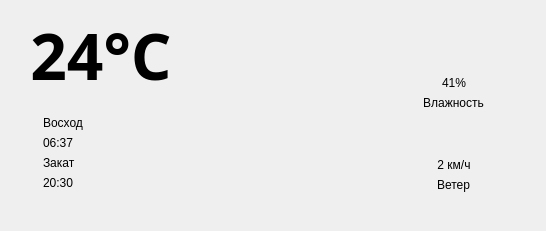
       <widget class="QWidget" name="widgetCurrent" native="true">
        <property name="minimumSize">
         <size>
          <width>546</width>
          <height>231</height>
         </size>
        </property>
        <property name="maximumSize">
         <size>
          <width>546</width>
          <height>231</height>
         </size>
        </property>
        <property name="styleSheet">
         <string notr="true"/>
        </property>
        <widget class="QWidget" name="horizontalLayoutWidget_6">
         <property name="geometry">
          <rect>
           <x>30</x>
           <y>0</y>
           <width>491</width>
           <height>231</height>
          </rect>
         </property>
         <layout class="QHBoxLayout" name="horizontalLayout_6">
          <item>
           <layout class="QVBoxLayout" name="verticalLayout_2">
            <item>
             <spacer name="verticalSpacer_7">
              <property name="orientation">
               <enum>Qt::Vertical</enum>
              </property>
              <property name="sizeType">
               <enum>QSizePolicy::Fixed</enum>
              </property>
              <property name="sizeHint" stdset="0">
               <size>
                <width>20</width>
                <height>20</height>
               </size>
              </property>
             </spacer>
            </item>
            <item>
             <widget class="QLabel" name="currentTempLabel">
              <property name="minimumSize">
               <size>
                <width>0</width>
                <height>70</height>
               </size>
              </property>
              <property name="maximumSize">
               <size>
                <width>16777215</width>
                <height>70</height>
               </size>
              </property>
              <property name="font">
               <font>
                <family>Segoe UI Semibold</family>
                <pointsize>48</pointsize>
                <bold>true</bold>
               </font>
              </property>
              <property name="text">
               <string>24°C</string>
              </property>
              <property name="alignment">
               <set>Qt::AlignCenter</set>
              </property>
             </widget>
            </item>
            <item>
             <spacer name="verticalSpacer_3">
              <property name="orientation">
               <enum>Qt::Vertical</enum>
              </property>
              <property name="sizeType">
               <enum>QSizePolicy::Fixed</enum>
              </property>
              <property name="sizeHint" stdset="0">
               <size>
                <width>20</width>
                <height>20</height>
               </size>
              </property>
             </spacer>
            </item>
            <item>
             <layout class="QHBoxLayout" name="horizontalLayout_3">
              <item>
               <widget class="QLabel" name="sunriseImg">
                <property name="text">
                 <string/>
                </property>
                <property name="pixmap">
                 <pixmap resource="resources.qrc">:/resources/images/sunrise.png</pixmap>
                </property>
                <property name="alignment">
                 <set>Qt::AlignLeading|Qt::AlignLeft|Qt::AlignVCenter</set>
                </property>
               </widget>
              </item>
              <item>
               <layout class="QVBoxLayout" name="verticalLayout_4">
                <item>
                 <widget class="QLabel" name="currentSunriseTimeLabel">
                  <property name="text">
                   <string>Восход</string>
                  </property>
                  <property name="alignment">
                   <set>Qt::AlignLeading|Qt::AlignLeft|Qt::AlignVCenter</set>
                  </property>
                 </widget>
                </item>
                <item>
                 <widget class="QLabel" name="currentSunriseTimeValueLabel">
                  <property name="text">
                   <string>06:37</string>
                  </property>
                  <property name="alignment">
                   <set>Qt::AlignLeading|Qt::AlignLeft|Qt::AlignVCenter</set>
                  </property>
                 </widget>
                </item>
               </layout>
              </item>
              <item>
               <spacer name="horizontalSpacer_51">
                <property name="orientation">
                 <enum>Qt::Horizontal</enum>
                </property>
                <property name="sizeHint" stdset="0">
                 <size>
                  <width>5</width>
                  <height>20</height>
                 </size>
                </property>
               </spacer>
              </item>
             </layout>
            </item>
            <item>
             <layout class="QHBoxLayout" name="horizontalLayout">
              <item>
               <widget class="QLabel" name="sunsetImg">
                <property name="autoFillBackground">
                 <bool>false</bool>
                </property>
                <property name="text">
                 <string/>
                </property>
                <property name="pixmap">
                 <pixmap resource="resources.qrc">:/resources/images/sunset.png</pixmap>
                </property>
                <property name="alignment">
                 <set>Qt::AlignLeading|Qt::AlignLeft|Qt::AlignVCenter</set>
                </property>
               </widget>
              </item>
              <item>
               <layout class="QVBoxLayout" name="verticalLayout_3">
                <item>
                 <widget class="QLabel" name="currentSunsetTimeLabel">
                  <property name="text">
                   <string>Закат</string>
                  </property>
                  <property name="alignment">
                   <set>Qt::AlignLeading|Qt::AlignLeft|Qt::AlignVCenter</set>
                  </property>
                 </widget>
                </item>
                <item>
                 <widget class="QLabel" name="currentSunsetTimeValueLabel">
                  <property name="text">
                   <string>20:30</string>
                  </property>
                  <property name="alignment">
                   <set>Qt::AlignLeading|Qt::AlignLeft|Qt::AlignVCenter</set>
                  </property>
                 </widget>
                </item>
               </layout>
              </item>
              <item>
               <spacer name="horizontalSpacer_52">
                <property name="orientation">
                 <enum>Qt::Horizontal</enum>
                </property>
                <property name="sizeHint" stdset="0">
                 <size>
                  <width>5</width>
                  <height>20</height>
                 </size>
                </property>
               </spacer>
              </item>
             </layout>
            </item>
            <item>
             <spacer name="verticalSpacer_6">
              <property name="orientation">
               <enum>Qt::Vertical</enum>
              </property>
              <property name="sizeType">
               <enum>QSizePolicy::Expanding</enum>
              </property>
              <property name="sizeHint" stdset="0">
               <size>
                <width>20</width>
                <height>20</height>
               </size>
              </property>
             </spacer>
            </item>
           </layout>
          </item>
          <item>
           <spacer name="horizontalSpacer_16">
            <property name="orientation">
             <enum>Qt::Horizontal</enum>
            </property>
            <property name="sizeType">
             <enum>QSizePolicy::Expanding</enum>
            </property>
            <property name="sizeHint" stdset="0">
             <size>
              <width>40</width>
              <height>20</height>
             </size>
            </property>
           </spacer>
          </item>
          <item>
           <widget class="QLabel" name="currentWeatherImg">
            <property name="minimumSize">
             <size>
              <width>135</width>
              <height>135</height>
             </size>
            </property>
            <property name="maximumSize">
             <size>
              <width>135</width>
              <height>135</height>
             </size>
            </property>
            <property name="text">
             <string/>
            </property>
            <property name="pixmap">
             <pixmap resource="resources.qrc">:/resources/images/header-sunny.png</pixmap>
            </property>
            <property name="alignment">
             <set>Qt::AlignCenter</set>
            </property>
           </widget>
          </item>
          <item>
           <spacer name="horizontalSpacer_17">
            <property name="orientation">
             <enum>Qt::Horizontal</enum>
            </property>
            <property name="sizeType">
             <enum>QSizePolicy::Expanding</enum>
            </property>
            <property name="sizeHint" stdset="0">
             <size>
              <width>40</width>
              <height>20</height>
             </size>
            </property>
           </spacer>
          </item>
          <item>
           <layout class="QVBoxLayout" name="verticalLayout_5">
            <property name="spacing">
             <number>0</number>
            </property>
            <item>
             <spacer name="verticalSpacer_4">
              <property name="orientation">
               <enum>Qt::Vertical</enum>
              </property>
              <property name="sizeType">
               <enum>QSizePolicy::Expanding</enum>
              </property>
              <property name="sizeHint" stdset="0">
               <size>
                <width>20</width>
                <height>10</height>
               </size>
              </property>
             </spacer>
            </item>
            <item>
             <layout class="QHBoxLayout" name="horizontalLayout_4">
              <item>
               <spacer name="horizontalSpacer">
                <property name="orientation">
                 <enum>Qt::Horizontal</enum>
                </property>
                <property name="sizeType">
                 <enum>QSizePolicy::Fixed</enum>
                </property>
                <property name="sizeHint" stdset="0">
                 <size>
                  <width>40</width>
                  <height>20</height>
                 </size>
                </property>
               </spacer>
              </item>
              <item>
               <widget class="QLabel" name="humidityIng">
                <property name="minimumSize">
                 <size>
                  <width>42</width>
                  <height>36</height>
                 </size>
                </property>
                <property name="maximumSize">
                 <size>
                  <width>42</width>
                  <height>36</height>
                 </size>
                </property>
                <property name="text">
                 <string/>
                </property>
                <property name="pixmap">
                 <pixmap resource="resources.qrc">:/resources/images/humidity.png</pixmap>
                </property>
                <property name="alignment">
                 <set>Qt::AlignCenter</set>
                </property>
               </widget>
              </item>
              <item>
               <spacer name="horizontalSpacer_2">
                <property name="orientation">
                 <enum>Qt::Horizontal</enum>
                </property>
                <property name="sizeType">
                 <enum>QSizePolicy::Fixed</enum>
                </property>
                <property name="sizeHint" stdset="0">
                 <size>
                  <width>40</width>
                  <height>20</height>
                 </size>
                </property>
               </spacer>
              </item>
             </layout>
            </item>
            <item>
             <layout class="QHBoxLayout" name="horizontalLayout_25">
              <item>
               <spacer name="horizontalSpacer_36">
                <property name="orientation">
                 <enum>Qt::Horizontal</enum>
                </property>
                <property name="sizeHint" stdset="0">
                 <size>
                  <width>40</width>
                  <height>20</height>
                 </size>
                </property>
               </spacer>
              </item>
              <item>
               <widget class="QLabel" name="currentHumidityValueLabel">
                <property name="text">
                 <string>41%</string>
                </property>
                <property name="alignment">
                 <set>Qt::AlignCenter</set>
                </property>
               </widget>
              </item>
              <item>
               <spacer name="horizontalSpacer_37">
                <property name="orientation">
                 <enum>Qt::Horizontal</enum>
                </property>
                <property name="sizeHint" stdset="0">
                 <size>
                  <width>40</width>
                  <height>20</height>
                 </size>
                </property>
               </spacer>
              </item>
             </layout>
            </item>
            <item>
             <layout class="QHBoxLayout" name="horizontalLayout_61">
              <item>
               <spacer name="horizontalSpacer_34">
                <property name="orientation">
                 <enum>Qt::Horizontal</enum>
                </property>
                <property name="sizeHint" stdset="0">
                 <size>
                  <width>40</width>
                  <height>20</height>
                 </size>
                </property>
               </spacer>
              </item>
              <item>
               <widget class="QLabel" name="currentHumidityLabel">
                <property name="minimumSize">
                 <size>
                  <width>0</width>
                  <height>0</height>
                 </size>
                </property>
                <property name="text">
                 <string>Влажность</string>
                </property>
                <property name="alignment">
                 <set>Qt::AlignCenter</set>
                </property>
               </widget>
              </item>
              <item>
               <spacer name="horizontalSpacer_35">
                <property name="orientation">
                 <enum>Qt::Horizontal</enum>
                </property>
                <property name="sizeHint" stdset="0">
                 <size>
                  <width>40</width>
                  <height>20</height>
                 </size>
                </property>
               </spacer>
              </item>
             </layout>
            </item>
            <item>
             <layout class="QHBoxLayout" name="horizontalLayout_5">
              <item>
               <spacer name="horizontalSpacer_3">
                <property name="orientation">
                 <enum>Qt::Horizontal</enum>
                </property>
                <property name="sizeType">
                 <enum>QSizePolicy::Fixed</enum>
                </property>
                <property name="sizeHint" stdset="0">
                 <size>
                  <width>40</width>
                  <height>20</height>
                 </size>
                </property>
               </spacer>
              </item>
              <item>
               <widget class="QLabel" name="weatherSpeedImg">
                <property name="minimumSize">
                 <size>
                  <width>42</width>
                  <height>42</height>
                 </size>
                </property>
                <property name="maximumSize">
                 <size>
                  <width>42</width>
                  <height>42</height>
                 </size>
                </property>
                <property name="text">
                 <string/>
                </property>
                <property name="pixmap">
                 <pixmap resource="resources.qrc">:/resources/images/wind.png</pixmap>
                </property>
                <property name="alignment">
                 <set>Qt::AlignCenter</set>
                </property>
               </widget>
              </item>
              <item>
               <spacer name="horizontalSpacer_4">
                <property name="orientation">
                 <enum>Qt::Horizontal</enum>
                </property>
                <property name="sizeType">
                 <enum>QSizePolicy::Fixed</enum>
                </property>
                <property name="sizeHint" stdset="0">
                 <size>
                  <width>40</width>
                  <height>20</height>
                 </size>
                </property>
               </spacer>
              </item>
             </layout>
            </item>
            <item>
             <layout class="QHBoxLayout" name="horizontalLayout_24">
              <item>
               <spacer name="horizontalSpacer_20">
                <property name="orientation">
                 <enum>Qt::Horizontal</enum>
                </property>
                <property name="sizeHint" stdset="0">
                 <size>
                  <width>40</width>
                  <height>20</height>
                 </size>
                </property>
               </spacer>
              </item>
              <item>
               <widget class="QLabel" name="currentWeatherSpeedValueLabel">
                <property name="text">
                 <string>2 км/ч</string>
                </property>
                <property name="alignment">
                 <set>Qt::AlignCenter</set>
                </property>
               </widget>
              </item>
              <item>
               <spacer name="horizontalSpacer_21">
                <property name="orientation">
                 <enum>Qt::Horizontal</enum>
                </property>
                <property name="sizeHint" stdset="0">
                 <size>
                  <width>40</width>
                  <height>20</height>
                 </size>
                </property>
               </spacer>
              </item>
             </layout>
            </item>
            <item>
             <layout class="QHBoxLayout" name="horizontalLayout_62">
              <item>
               <spacer name="horizontalSpacer_39">
                <property name="orientation">
                 <enum>Qt::Horizontal</enum>
                </property>
                <property name="sizeHint" stdset="0">
                 <size>
                  <width>40</width>
                  <height>20</height>
                 </size>
                </property>
               </spacer>
              </item>
              <item>
               <widget class="QLabel" name="currentWeatherSpeedLabel_2">
                <property name="toolTip">
                 <string/>
                </property>
                <property name="styleSheet">
                 <string notr="true"/>
                </property>
                <property name="text">
                 <string>Ветер</string>
                </property>
                <property name="alignment">
                 <set>Qt::AlignCenter</set>
                </property>
               </widget>
              </item>
              <item>
               <spacer name="horizontalSpacer_38">
                <property name="orientation">
                 <enum>Qt::Horizontal</enum>
                </property>
                <property name="sizeHint" stdset="0">
                 <size>
                  <width>40</width>
                  <height>20</height>
                 </size>
                </property>
               </spacer>
              </item>
             </layout>
            </item>
            <item>
             <spacer name="verticalSpacer_5">
              <property name="orientation">
               <enum>Qt::Vertical</enum>
              </property>
              <property name="sizeType">
               <enum>QSizePolicy::Expanding</enum>
              </property>
              <property name="sizeHint" stdset="0">
               <size>
                <width>20</width>
                <height>10</height>
               </size>
              </property>
             </spacer>
            </item>
           </layout>
          </item>
         </layout>
        </widget>
       </widget>
